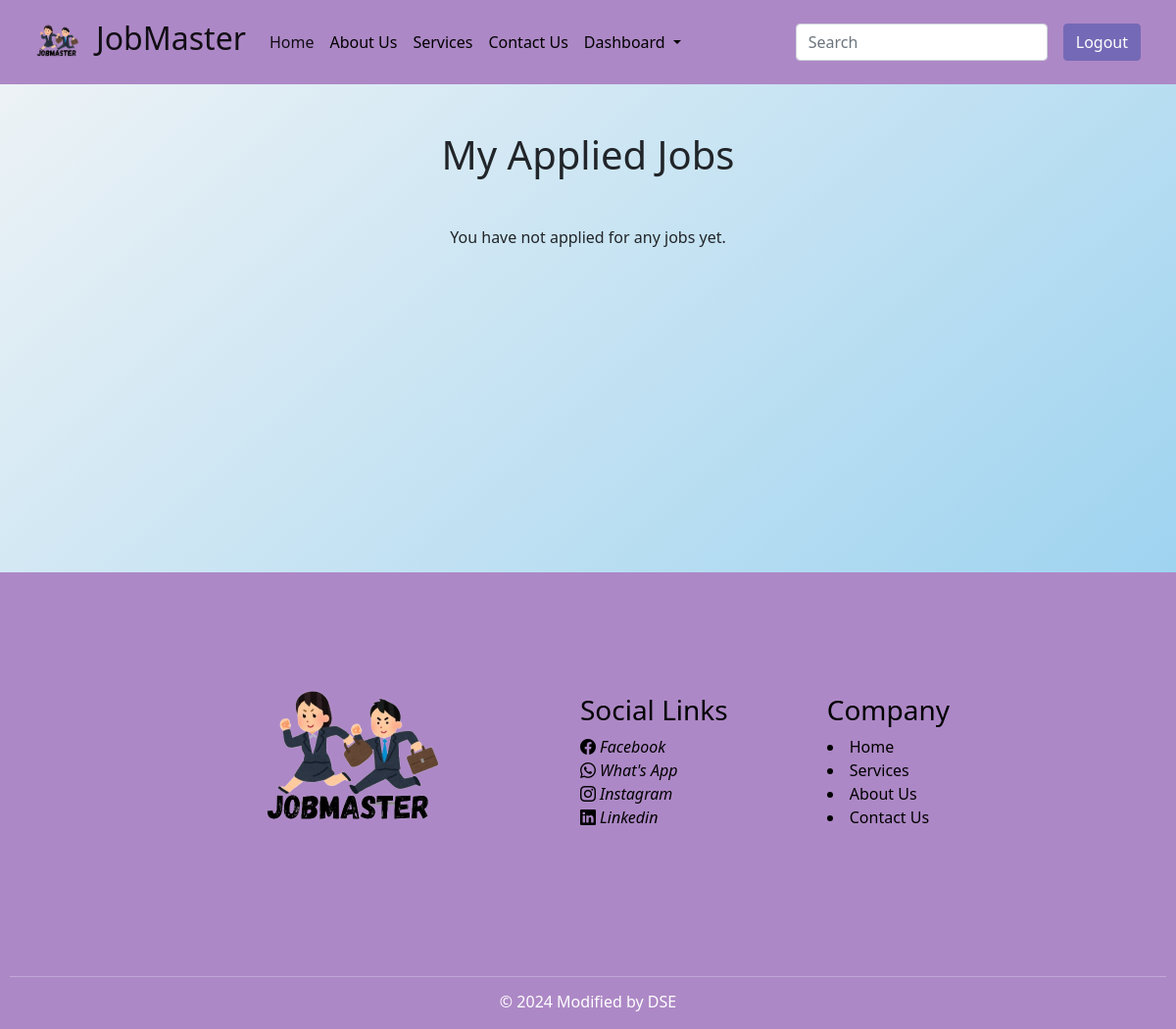
The app's page /apply/applied-jobs/ (signed in), older data.
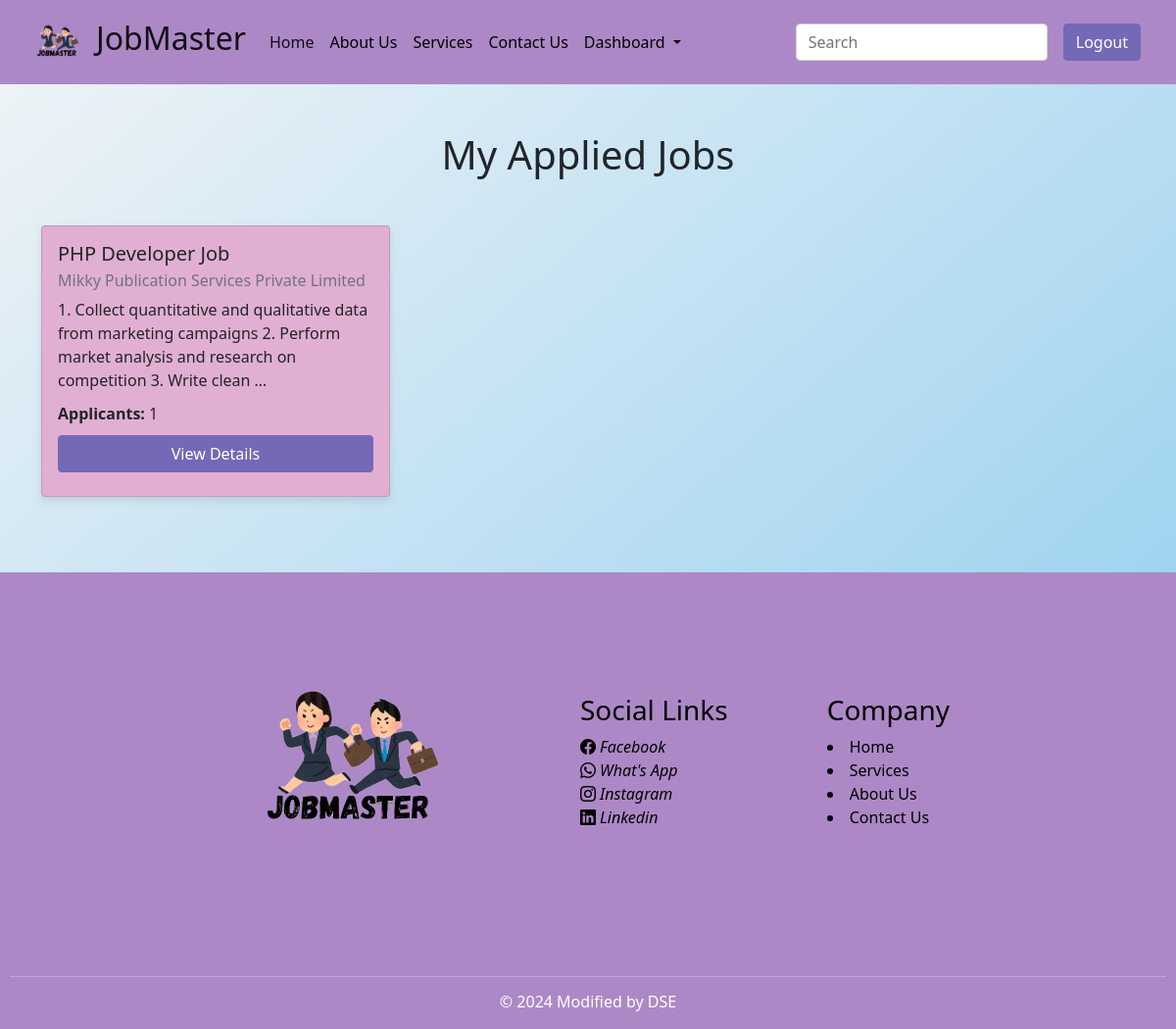
The same page, newer data.
### apply/models.py (models this page shows, shortened)
class Apply(models.Model):
    applicants = models.ForeignKey(User, on_delete=models.CASCADE)
    job = models.ForeignKey(JobDetails, on_delete=models.CASCADE)
    resume = models.FileField(upload_to='apply/media/uploads/', validators=[validate_file_extension])
    cover_letter = models.TextField()
    availability = models.BooleanField(default=True)

### job/models.py (models this page shows, shortened)
class JobDetails(models.Model):
    title = models.CharField(max_length=100)
    user = models.ForeignKey(User, on_delete = models.CASCADE)
    company_name = models.CharField(max_length=100)
    work_type = models.ManyToManyField(JobType)
    category = models.ManyToManyField(Category)
    starting_date = models.CharField(max_length=100)
    salary = models.DecimalField(max_digits=12, decimal_places=2)
    experience = models.CharField(max_length=50)
    deadline = models.DateField()
    post_date = models.DateField(auto_now_add=True)
    applicants = models.IntegerField(default=0)
    job_about = models.TextField()
    skills = models.ManyToManyField(Skill)
    other_req = models.TextField()
    vacancy = models.IntegerField()

### apply/views.py (the view)
# urls.py: path('applied-jobs/', views.my_applied_jobs, name='applied_jobs'),
@login_required
def my_applied_jobs(request):
    applied_jobs = Apply.objects.filter(applicants=request.user)
    return render(request, 'applied_jobs.html', {'applied_jobs': applied_jobs})

### apply/templates/applied_jobs.html (shortened to what this page needs)
{% extends "base.html" %}
{% load static %}
{% block content %}
<main>
<div class="container mt-5 mb-5">
    <h1 class="text-center mb-5">My Applied Jobs</h1>
    {% if applied_jobs %}
        <div class="row">
            {% for application in applied_jobs %}
                <div class="col-md-4 mb-4">
                    <div class="card">
                        <div class="card-body">
                            <h5 class="card-title">{{ application.job.title }}</h5>
                            <h6 class="card-subtitle mb-2 text-muted">{{ application.job.company_name }}</h6>
                            <p class="card-text">{{ application.job.job_about|truncatewords:20 }}</p>
                            <p class="card-text"><strong>Applicants:</strong> {{ application.job.applicants }}</p>
                            <a href="{% url 'job_details' application.job.pk %}" class="btn btn-primary mb-2" style="background-color: #7469B6; border-color: #7469B6;">View Details</a>
                        </div>
                    </div>
                </div>
            {% endfor %}
        </div>
    {% else %}
        <p class="text-center">You have not applied for any jobs yet.</p>
    {% endif %}
</div>
</main>
{% endblock %}

### templates/base.html (shortened to what this page needs)
{% load static %}
<!DOCTYPE html>
<html lang="en">
  <head>
    <link
      href="https://cdn.jsdelivr.net/npm/bootstrap@5.0.2/dist/css/bootstrap.min.css"
      rel="stylesheet"
    />
    <link href="https://cdn.jsdelivr.net/npm/swiffy-slider@1.6.0/dist/css/swiffy-slider.min.css" rel="stylesheet">
    <link href="https://cdn.jsdelivr.net/npm/bootstrap@5.0.2/dist/css/bootstrap.min.css" rel="stylesheet">
    <link rel="stylesheet" href="https://cdn.jsdelivr.net/npm/bootstrap-icons@1.5.0/font/bootstrap-icons.css">
    <link rel="stylesheet" href="https://cdn.jsdelivr.net/npm/bootstrap-icons@1.3.0/font/bootstrap-icons.css">
    <link rel="stylesheet" href="https://cdnjs.cloudflare.com/ajax/libs/font-awesome/5.15.3/css/all.min.css">
    <link href="https://cdn.jsdelivr.net/npm/swiffy-slider@1.6.0/dist/css/swiffy-slider.min.css" rel="stylesheet">
    <link rel="stylesheet" href="https://cdn.jsdelivr.net/npm/aos@2.3.4/dist/aos.css" />
    <link rel="stylesheet" href="https://stackpath.bootstrapcdn.com/bootstrap/4.5.2/css/bootstrap.min.css">
    <link rel="stylesheet" href="{% static 'style.css'%}">
    <link rel="stylesheet" href="https://maxcdn.bootstrapcdn.com/bootstrap/4.5.2/css/bootstrap.min.css">
    <link href="https://maxcdn.bootstrapcdn.com/bootstrap/5.1.3/css/bootstrap.min.css" rel="stylesheet">
  </head>
  <body style='background-image: linear-gradient(to bottom right, #F1F4F6, #87CAEE)'>
    {% include 'messages.html' %}
    <nav class="navbar navbar-expand-lg navbar-light" style="background-color: #AD88C6;">
    <div class="container-fluid">
        <a class="navbar-brand" href='{% url "home" %}'>
            <div style="display: flex; align-items: center;">
                <img src="{% static 'logo.png' %}" alt="" class="logo" style="width: 60px; height: 60px; margin-right: 10px;">
                <h2>JobMaster</h2>
            </div>
        </a>
        <div class="collapse navbar-collapse" id="navbarSupportedContent">
            <ul class="navbar-nav me-auto mb-2 mb-lg-0">
                <li class="nav-item">
                    <a class="nav-link active" aria-current="page" href='{% url "home" %}'>Home</a>
                </li>
                <li class="nav-item">
                    <a class="nav-link" href="{% url "about" %}">About Us</a>
                </li>
                <li class="nav-item">
                    <a class="nav-link" href="{% url "services" %}">Services</a>
                </li>
                <li class="nav-item">
                    <a class="nav-link" href="{% url "contact_us" %}">Contact Us</a>
                </li>
                {% if request.user.is_authenticated %}
                <li class="nav-item dropdown">
                    <a class="nav-link dropdown-toggle" href="#" id="navbarDropdown" role="button" data-bs-toggle="dropdown" aria-expanded="false">
                        Dashboard
                    </a>
                </li>
                {% endif %}
            </ul>
            <form class="d-flex" method="GET" action="{% url 'home' %}">
    <input class="form-control me-2" type="search" name="q" placeholder="Search" aria-label="Search" value="{{ search_query|default:'' }}">
    {% if request.user.is_authenticated %}
    <a class="btn btn-outline-primary mx-2" href="{% url 'user_logout' %}" style="background-color: #7469B6; color: white; border-color: #7469B6;">Logout</a>
    {% endif %}
</form>
        </div>
    </div>
</nav>
    {%block content%}
    {%endblock%}
    <footer>
      <div class="footer" style = 'background-color: #AD88C6; color: black'>
        <div class="company-name m-5">
                <img src="{% static 'logo.png'%}" alt="" class="logo" style="width: 250px; height: 250px; margin-right: 10px;"></div>
        <div class="social-link m-5">
          <h3>Social Links</h3>
          <a href="https://www.facebook.com" style="text-decoration: none; color: inherit;">
            <i class="bi bi-facebook"> Facebook</i>
          </a>
          <br>
          <a href="https://wa.me/your_whatsapp_number" style="text-decoration: none; color: inherit;">
            <i class="bi bi-whatsapp"> What's App</i>
          </a>
          <br>
          <a href="https://www.instagram.com" style="text-decoration: none; color: inherit;">
            <i class="bi bi-instagram"> Instagram</i>
          </a>
          <br>
          <a href="https://www.linkedin.com" style="text-decoration: none; color: inherit;">
            <i class="bi bi-linkedin"> Linkedin</i>
          </a>
        </div>
        <div class="company m-5">
          <h3>Company</h3>
          <li><a href="{%url 'home'%}" style="text-decoration: none; color: inherit;">Home</a></li>
          <li><a href="{%url 'services'%}" style="text-decoration: none; color: inherit;">Services</a></li>
          <li><a href="{%url 'about'%}" style="text-decoration: none; color: inherit;">About Us</a></li>
          <li><a href="{%url 'contact_us'%}" style="text-decoration: none; color: inherit;">Contact Us</a></li>
        </div>
      </div>
      <div class="owner text-center" style = 'background-color: #AD88C6'>
        <hr>
        <h6>© {% now "Y" %} Modified by DSE</h6>
      </div>
    </footer>
  </body>
</html>

### templates/messages.html (shortened to what this page needs)
<!DOCTYPE html>
<html lang="en">
<head>
</head>
<body>
</body>
</html>

### static/style.css (style rules this page uses)
.footer { background-color: #AD88C6; color: black; display: flex; justify-content: center; align-items: center; gap: 5px; padding: 20px 0; }
.owner { background-color: #343a40; color: white; text-align: center; padding: 10px; }
body, h1, h2, h3, p, ul, li { margin: 0; padding: 0; }
body { font-family: "Roboto Slab", serif; line-height: 1.6; color: #333; background-color: #c07ed6; margin: 0; padding: 0; }
main { flex: 1; min-height: 450px; }
footer { margin-top: auto; }
.navbar-nav li.nav-item a.nav-link { text-decoration: none; color: #000; }
.navbar-nav li.nav-item a.nav-link { transition: color 0.3s ease, text-decoration 0.3s ease; }
.card { box-shadow: 0 4px 8px rgba(0, 0, 0, 0.1); transition: transform 0.3s ease-in-out; }
.logo { height: 50px; width: 50px; }

### apply/templates/applied_jobs.html (style rules this page uses)
.card { background-color: #E1AFD1; height: 100%; display: flex; flex-direction: column; justify-content: space-between; }
.card-body { display: flex; flex-direction: column; justify-content: space-between; height: 100%; }
.card-body h5, .card-body h6, .card-body p { margin-bottom: 10px; }
.btn { margin-top: auto; }

Row changes from the older to the newer data that the page shows:
added Apply: job "PHP Developer Job", job.company_name "Mikky Publication Services Private Limited", job.job_about "1. Collect quantitative and qualitative data from marketing campaigns 2. Perform market analysis and research on competition 3. Write clean …", job.applicants "1"
Text that changed along with them:
text no longer shown: "You have not applied for any jobs yet."
